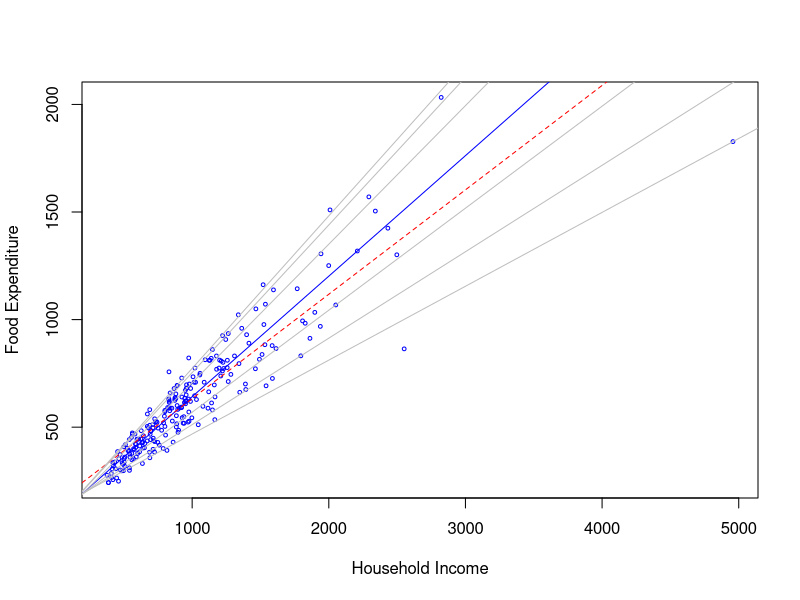
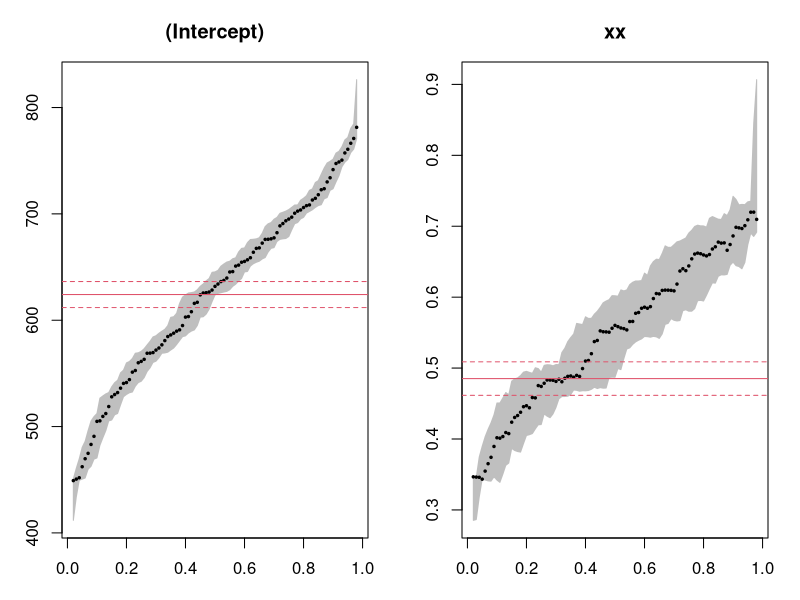
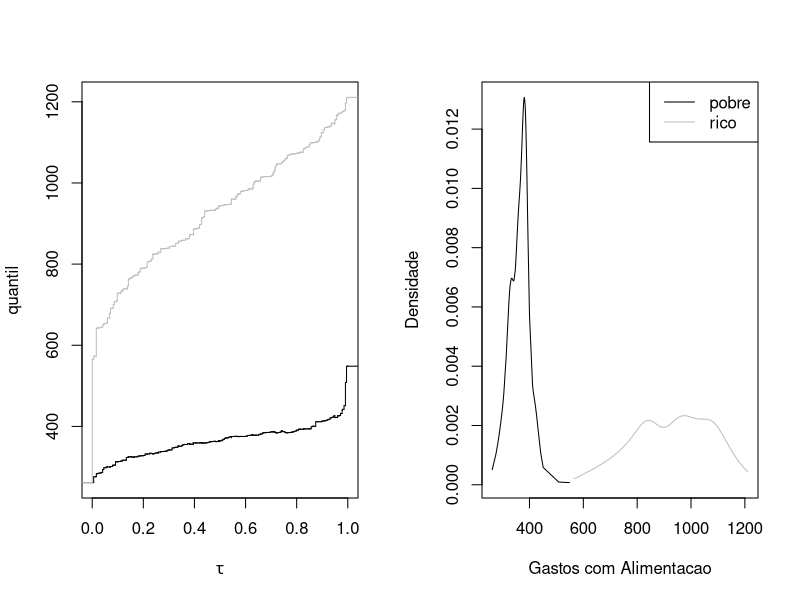
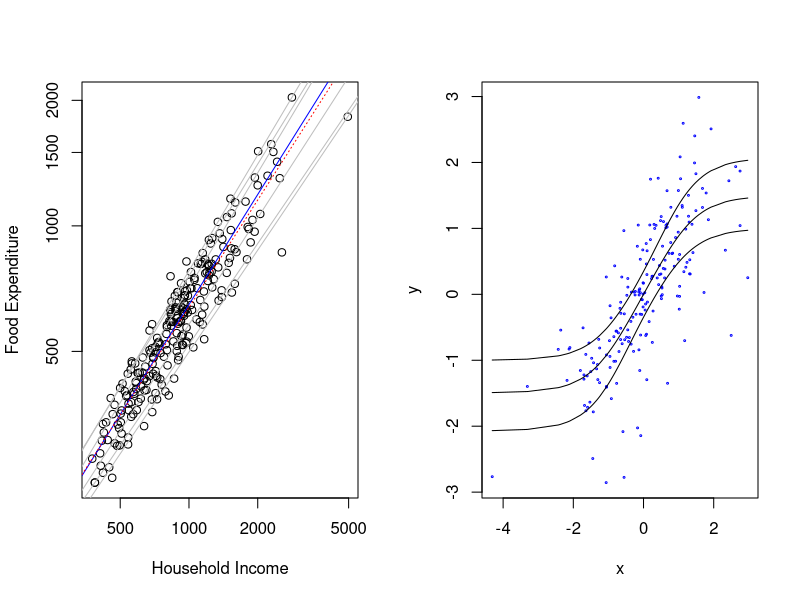

Source code (R) for these figures, in order: (Note: this script raises an error after producing the figures.)
## ---- chunk 1
knitr::opts_chunk$set(echo = TRUE)
## ---- chunk 2
library(quantreg)
library(knitr)
library(MASS)
library(splines)
## ---- chunk 3
# Importando os dados
data(engel)
## ---- chunk 4
# Fazendo um primeiro ajuste
fit1 <- rq(foodexp ~income, tau = .5, data = engel)
summary(fit1)
## ---- chunk 5
r1 <- resid(fit1)
c1 <- coef(fit1)
## ---- chunk 6
summary(fit1, se = "nid")
## ---- chunk 7
# Anexar base de dados
attach(engel)

# Gráfico de dispersão
plot(
  income, foodexp,
  type = "n",
  cex = 0.25,
  xlab = "Household Income",
  ylab = "Food Expenditure"
)

points(income, foodexp, cex = 0.5, col = "blue")

# Regressão quantílica na mediana (τ = 0,5)
abline(
  rq(foodexp ~ income, tau = 0.5),
  col = "blue"
)

# Regressão OLS
abline(
  lm(foodexp ~ income),
  lty = 2,
  col = "red"
)

# Quantis adicionais
taus <- c(0.05, 0.10, 0.25, 0.75, 0.90, 0.95)

for (i in seq_along(taus)) {
  abline(
    rq(foodexp ~ income, tau = taus[i]),
    col = "gray"
  )
}
## ---- chunk 8

# Centralizando a renda
xx <- engel$income - mean(engel$income)

# Regressões quantílicas (0,02 a 0,98)
fit1 <- summary(
  rq(foodexp ~ xx, tau = 2:98 / 100)
)

# Gráfico
plot(fit1, mfrow = c(1, 2))
## ---- chunk 9
# Centralizando a renda (corrigido)
xx <- engel$income - mean(engel$income)

# Regressões quantílicas
fit2 <- summary(
  rq(foodexp ~ xx, tau = c(0.05, 0.25, 0.5, 0.75, 0.95))
)

# Quantis
taus <- c(0.05, 0.25, 0.5, 0.75, 0.95)

# Montar tabela simples (coeficientes)
tabela <- data.frame(
  Quantil = taus,
  Intercepto = sapply(seq_along(fit2), function(i)
    fit2[[i]]$coefficients[1, 1]
  ),
  xx = sapply(seq_along(fit2), function(i)
    fit2[[i]]$coefficients[2, 1]
  )
)

# Exibir tabela
tabela
## ---- chunk 10
z <- rq(foodexp~income,tau=-1)
## ---- chunk 11
# Regressões quantílicas para diferentes quantis
fit1 <- rq(foodexp~income,tau=.25) 
fit2 <- rq(foodexp~income,tau=.50) 
fit3 <- rq(foodexp~income,tau=.75)
## ---- chunk 12
# ANOVA entre os modelos originais
anova(fit1, fit2, fit3)
## ---- chunk 13
x.poor <- quantile(income, .1) # Definimos "pobre" como o quantil 0.1 da distribuição da amostra
x.rich <- quantile(income, .9) # Definimos "rico" como o quantil 0.9 da distribuição da amostra
ps <- z$sol[1,]
qs.poor <- c(c(1, x.poor) %*% z$sol[4:5,])
qs.rich <- c(c(1, x.rich) %*% z$sol[4:5,])

# Agora plotar as duas funções quantílicas para comparar
par(mfrow = c(1,2))
plot(c(ps, ps), c(qs.poor, qs.rich), type="n",
     xlab = expression(tau), ylab = "quantil")
plot(stepfun(ps, c(qs.poor[1], qs.poor)), do.points=FALSE, add=TRUE)
plot(stepfun(ps, c(qs.poor[1], qs.rich)), do.points=FALSE, add=TRUE,
     col.hor = "gray", col.vert = "gray")

# Agora plotar as estimativas de densidade condicional associadas
# Pesos a partir de ps (processo)
ps.wts <- (c(0, diff(ps)) + c(diff(ps), 0)) / 2
ap <- akj(qs.poor, z=qs.poor, p = ps.wts)
ar <- akj(qs.rich, z=qs.rich, p = ps.wts)
plot(c(qs.poor, qs.rich), c(ap$dens, ar$dens), type="n",
     xlab= "Gastos com Alimentacao", ylab= "Densidade")
lines(qs.rich, ar$dens, col="gray")
lines(qs.poor, ap$dens, col="black")
legend("topright", c("pobre", "rico"), lty = c(1,1), col=c("black","gray"))
## ---- chunk 14
plot(income, foodexp, log="xy", xlab="Household Income", ylab="Food Expenditure")
taus <- c(.05, .1, .25, .75, .90, .95)
abline(rq(log10(foodexp) ~ log10(income), tau=.5), col="blue")
abline(lm(log10(foodexp) ~ log10(income)), lty=3, col="red")
for(i in 1:length(taus)) {
  abline(rq(log10(foodexp) ~ log10(income), tau=taus[i]), col="gray")
}
## ---- chunk 15
data(gasprice)
x <- gasprice
n <- length(x)
p <- 5 # comprimento da defasagem
X <- cbind(x[(p-1):(n-1)], x[(p-2):(n-2)], x[(p-3):(n-3)], x[(p-4):(n-4)])
y <- x[p:n]
T1 <- KhmaladzeTest(y ~ X, taus = 1:99/100, nullH="location")
T2 <- KhmaladzeTest(y ~ X, taus = 10:290/300, nullH="location", se="ker")
## ---- chunk 16
n <- 200
df <- 8
delta <- 8
set.seed(4003)
x <- sort(rt(n, df))
u <- runif(n)
v <- -log(1 - (1 - exp(-delta)) / (1 + exp(-delta * pt(x, df)) * ((1 / u) - 1))) / delta
y <- qt(v, df)
## ---- chunk 17
plot(x, y, col="blue", cex = .25)
us <- c(.25, .5, .75)
for(i in 1:length(us)){
  u <- us[i]
  v <- -log(1-(1-exp(-delta))/
    (1 + exp(-delta*pt(x, df))*((1/u)-1))) / delta
  lines(x, qt(v, df))
}
Dat <- NULL
Dat$x <- x
Dat$y <- y
deltas <- matrix(0, 3, length(us))
FrankModel <- function(x, delta, mu, sigma, df, tau){
  z <- qt(-log(1-(1-exp(-delta))/
    (1 + exp(-delta*pt(x, df))*((1/tau)-1))) / delta, df)
  mu + sigma*z
}
for(i in 1:length(us)){
  tau <- us[i]
  fit <- nlrq(y ~ FrankModel(x, delta, mu, sigma, df=8, tau=tau),
              data=Dat, tau=tau, start=list(delta=5, mu=0, sigma=1), trace=TRUE)
  lines(x, predict(fit, newdata=x), lty=2, col="green")
  deltas[i,] <- coef(fit)
}
## ---- chunk 18
"lprq" <- 
function(x, y, h, m=50 , tau=.5)
{
  xx <- seq(min(x), max(x), length=m)
  fv <- xx
  dv <- xx
  for(i in 1:length(xx)) {
    z <- x - xx[i]
    wx <- dnorm(z/h)
    r <- rq(y ~ z, weights=wx, tau=tau, ci=FALSE)
    fv[i] <- r$coef[1.]
    dv[i] <- r$coef[2.]
  }
  list(xx = xx, fv = fv, dv = dv)
}
## ---- chunk 19
data(mcycle)

attach(mcycle)

plot(times, accel, xlab = "milliseconds", ylab = "acceleration")
hs <- c(1, 2, 3, 4)
for(i in hs){
  h <- hs[i]
  fit <- lprq(times, accel, h = h, tau = .5)
  lines(fit$xx, fit$fv, lty = i)
}
legend(45, -70, c("h=1", "h=2", "h=3", "h=4"), lty = 1:length(hs))
## ---- chunk 20
plot(times, accel, xlab = "milliseconds", ylab = "acceleration", type = "n")
points(times, accel, cex = .75)
X <- model.matrix(accel ~ bs(times, df = 15))
for(tau in 1:3/4){
  fit <- rq(accel ~ bs(times, df = 15), tau = tau, data = mcycle)
  accel.fit <- X %*% fit$coef
  lines(times, accel.fit)
}
## ---- chunk 21
#fit <- rq(y~bs(x,df=5)+z,tau=.33)
